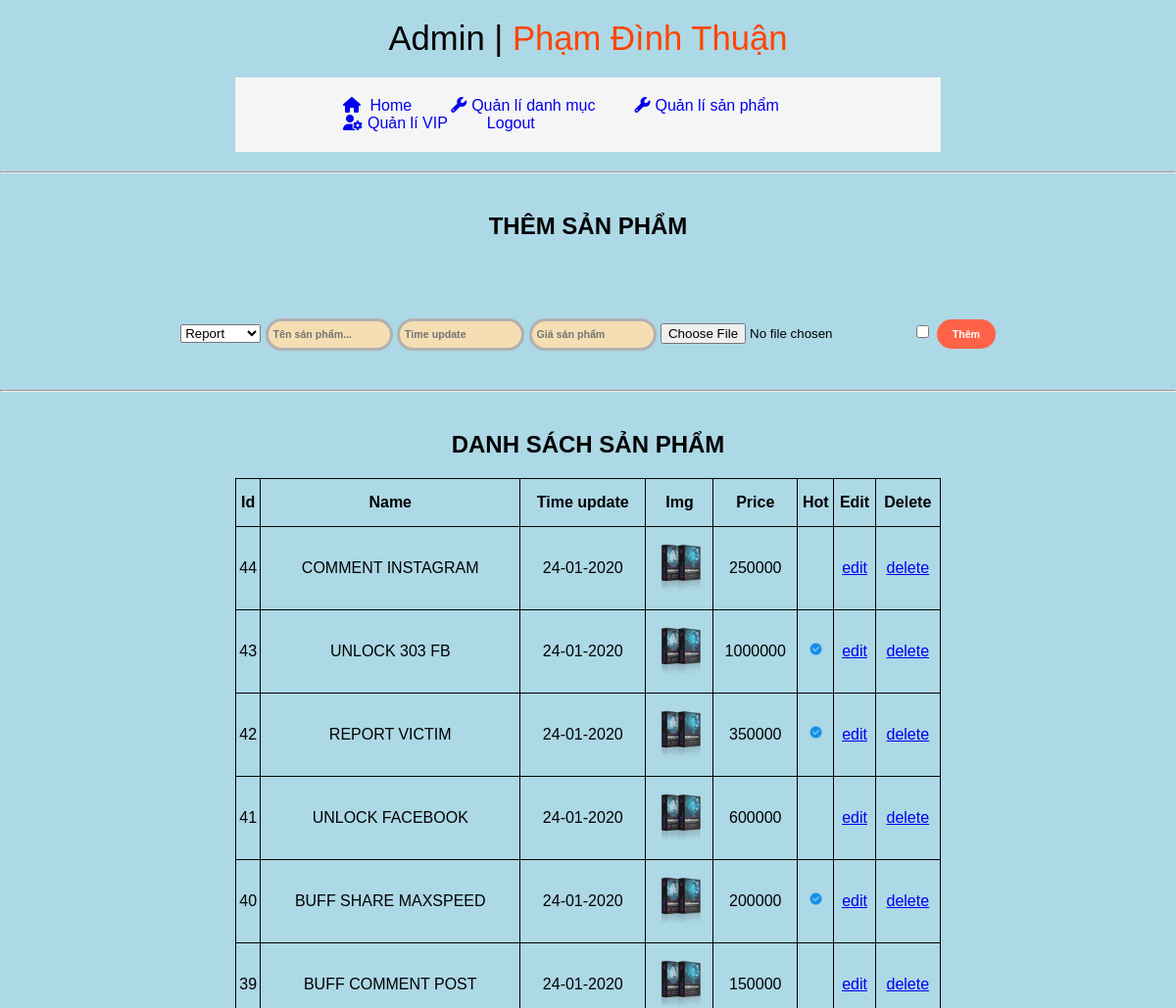
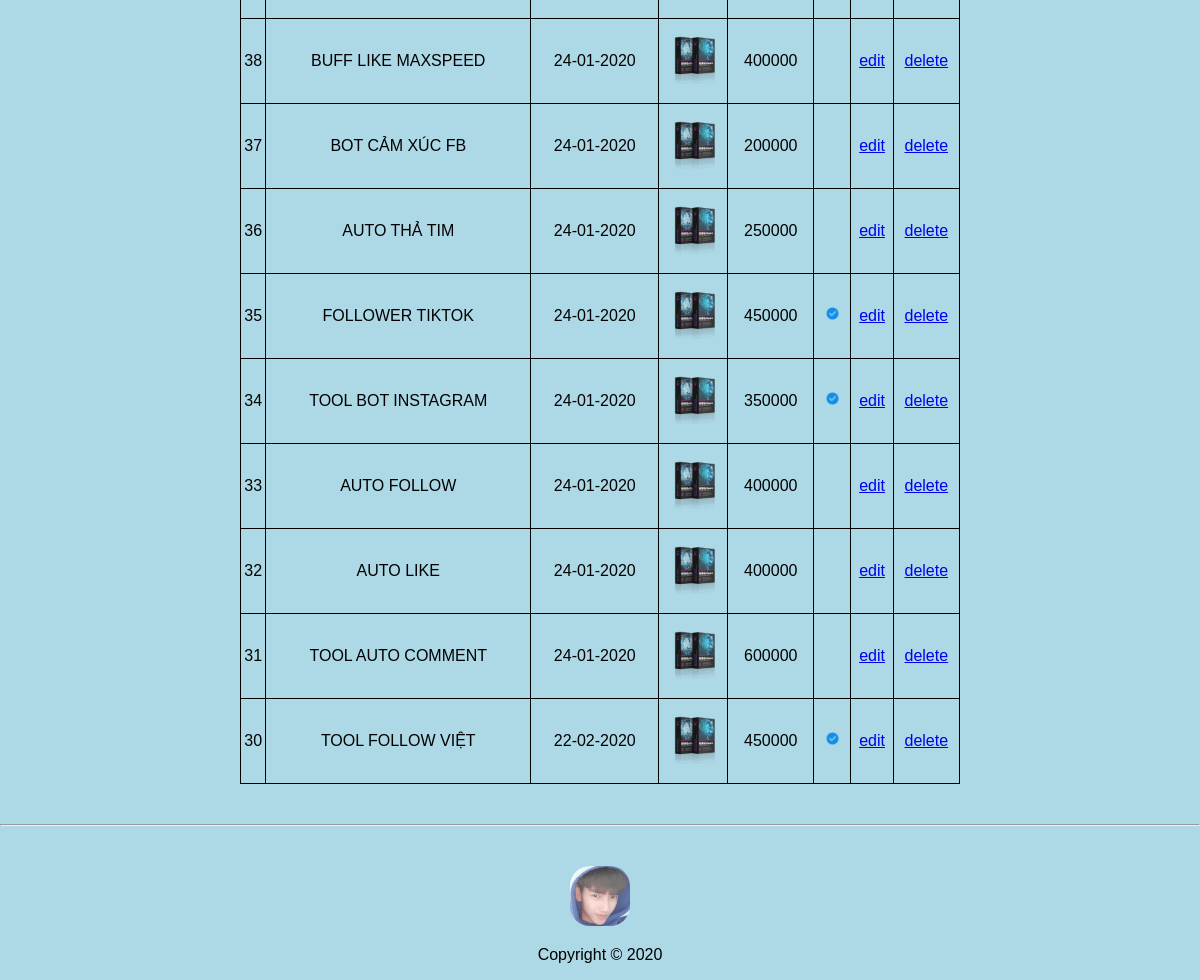
/controller/admin.php?act=qlsp (signed in), run on the app's committed database (2 pictures, top to bottom).
### tables this page shows
CREATE TABLE `sanpham` (
  `id` int(12) NOT NULL,
  `updatenew` varchar(50) NOT NULL,
  `name` varchar(255) NOT NULL,
  `img` varchar(150) NOT NULL,
  `price` int(12) DEFAULT 0,
  `iddm` int(12) NOT NULL,
  `hot` tinyint(1) DEFAULT 0
);

### model/danhmuc.php (called while the page is built, shortened)
<?php
    function dsdm($sphot,$home){
        $conn = connect();
        $sql = "select * from danhmucs where 1";
        if($home==1) $sql.=" order by sort desc";
        else   $sql.=" order by id desc";
        $stmt = $conn->prepare($sql);
        $stmt->setFetchMode(PDO::FETCH_ASSOC);
        $stmt->execute();
        return $stmt->fetchAll();
    }
?>

### model/sanpham.php (called while the page is built, shortened)
<?php
    function showsp($idcatalog){
        $sql="select * from sanpham where 1";
        $sql.=" order by id desc";
        $conn = connect();
        $stmt = $conn->prepare($sql);
        $stmt->setFetchMode(PDO::FETCH_ASSOC);
        $stmt->execute();
        return $stmt->fetchAll();
    }
?>

### global.php (called while the page is built)
<?php
    $pathimg = "../view/upload/";
?>

### view/admin/qlsp.php (the view)
<section>
<hr>
    <h1 class="tiltel">THÊM SẢN PHẨM</h1>
        <div class="row">
            <?php
                if(isset($_GET['idedit'])&&($_GET['idedit']>0)){
            ?>
            <form action="admin.php?act=qlsp" method="post" enctype="multipart/form-data">
                    <select name="iddm" id="">
                        <?php
                            foreach ($showdsdm as $dm) {
                                if($infosp['iddm']==$dm['id']){
                                    $s1="selected";
                                }else{
                                    $s1="";
                                }
                                $img=$pathimg.$infosp['img'];
                                if(is_file($img)){
                                    $img='<img src="'.$img.'" width="50px">';
                                }else{
                                    $img="";
                                }
                                echo '<option value="'.$dm['id'].'"'.$s1.'>'.$dm['name'].'</option>';
                            }
                        ?>
                    </select>
                    <input type="text" name="name" id="" value="<?=$infosp['name']?>" placeholder=" Tên sản phẩm...">
                    <input type="text" name="timeupdate" id="" value="<?=$infosp['updatenew']?>" placeholder=" Time update">
                    <input type="text" name="price" id="" value="<?=$infosp['price']?>" placeholder=" Giá sản phẩm">
                    <input type="file" name="img" id=""placeholder="Upload img">
                    <?=$img?>
                    <input type="checkbox" name="hot" id="">
                    <input type="hidden" name="id" value="<?=$infosp['id']?>">
                    <input type="submit" value="Update SP" name=updatesp>
                </form>
            <?php }else{?>
                <form action="admin.php?act=qlsp" method="post" enctype="multipart/form-data">
                    <select name="iddm" id="">
                        <?php
                            foreach ($showdsdm as $dm) {
                                echo '<option value="'.$dm['id'].'">'.$dm['name'].'</option>';
                            }
                        ?>
                    </select>
                    <input type="text" name="name" id="" placeholder=" Tên sản phẩm...">
                    <input type="text" name="timeupdate" id="" placeholder=" Time update">
                    <input type="text" name="price" id="" placeholder=" Giá sản phẩm">
                    <input type="file" name="img" id="" placeholder="Upload img">
                    <input type="checkbox" name="hot" id="">
                    <input type="submit" value="Thêm" name=them>
                </form>
            <?php }?>
            <hr>
    <h1 class="tiltel">DANH SÁCH SẢN PHẨM</h1>
        </div>
        <div class="row">
            <table>
                <tr>
                    <th>Id</th>
                    <th>Name</th>
                    <th>Time update</th>
                    <th>Img</th>
                    <th>Price</th>
                    <th>Hot</th>
                    <th>Edit</th>
                    <th>Delete</th>
                </tr>
                <?php
                    foreach ($dssp as $sp) {
                        $id=$sp['id'];
                        $name=$sp['name'];
                        $updatenew=$sp['updatenew'];
                        $hot=$sp['hot'];
                        if($hot==1) $hot="<img src='../view/images/checked.png' width='15px'>";
                        else $hot="";
                        $price=$sp['price'];
                        $img=$pathimg.$sp['img'];
                        if(is_file($img)){
                            $img='<img src="'.$img.'" width="50px">';
                        }else{
                            $img="";
                        }
                        $linkedit="admin.php?act=qlsp&idedit=".$id;
                        $linkdelete="admin.php?act=qlsp&iddelete=".$id;
                        echo '
                        <tr>
                            <td>'.$id.'</td>
                            <td>'.$name.'</td>
                            <td>'.$updatenew.'</td>
                            <td>'.$img.'</td>
                            <td>'.$price.'</td>
                            <td>'.$hot.'</td>
                            <td><a href="'.$linkedit.'">edit</a></td>
                            <td><a href="'.$linkdelete.'">delete</a></td>
                        </tr>';
                    }
                ?>
            </table>
        </div>
    </section>
    <hr>

### view/admin/css/style.css (style rules this page uses)
body { margin: 0; background-color: lightblue; font-family: 'Gill Sans', 'Gill Sans MT', Calibri, 'Trebuchet MS', sans-serif; }
hr { margin: 40px 0px; }
.tiltel { text-align: center; }
table { width: 60%; border-collapse: collapse; margin: 0 auto; }
table, th, td { border: 1px solid black; text-align: center; padding: 15px 0px; }
form { text-align: center; }
input[type="text"] { font-weight: bold; font: sans-serif; font-size: 8pt; color: white; width: 10%; background-color: wheat; min-height: 25px; border: solid rgb(177, 177, 177); border-radius: 20px; color: black; outline: none; margin-top: 60px; }
input[type="checkbox"] { margin-top: 60px; }
input[type="submit"] { font-weight: bold; font: sans-serif; font-size: 8pt; color: white; width: 60px; background-color: tomato; min-height: 30px; border: none; border-radius: 20px; margin-top: 60px; }

### data on the page
sanpham: id "44", name "COMMENT INSTAGRAM", updatenew "24-01-2020", img (picture), price "250000"
sanpham: id "43", name "UNLOCK 303 FB", updatenew "24-01-2020", img (picture), price "1000000", hot 1 (drawn)
sanpham: id "42", name "REPORT VICTIM", updatenew "24-01-2020", img (picture), price "350000", hot 1 (drawn)
sanpham: id "41", name "UNLOCK FACEBOOK", updatenew "24-01-2020", img (picture), price "600000"
sanpham: id "40", name "BUFF SHARE MAXSPEED", updatenew "24-01-2020", img (picture), price "200000", hot 1 (drawn)
sanpham: id "39", name "BUFF COMMENT POST", updatenew "24-01-2020", img (picture), price "150000"
sanpham: id "38", name "BUFF LIKE MAXSPEED", updatenew "24-01-2020", img (picture), price "400000"
sanpham: id "37", name "BOT CẢM XÚC FB", updatenew "24-01-2020", img (picture), price "200000"
sanpham: id "36", name "AUTO THẢ TIM", updatenew "24-01-2020", img (picture), price "250000"
sanpham: id "35", name "FOLLOWER TIKTOK", updatenew "24-01-2020", img (picture), price "450000", hot 1 (drawn)
sanpham: id "34", name "TOOL BOT INSTAGRAM", updatenew "24-01-2020", img (picture), price "350000", hot 1 (drawn)
sanpham: id "33", name "AUTO FOLLOW", updatenew "24-01-2020", img (picture), price "400000"
sanpham: id "32", name "AUTO LIKE", updatenew "24-01-2020", img (picture), price "400000"
sanpham: id "31", name "TOOL AUTO COMMENT", updatenew "24-01-2020", img (picture), price "600000"
sanpham: id "30", name "TOOL FOLLOW VIỆT", updatenew "22-02-2020", img (picture), price "450000", hot 1 (drawn)

### other printed values
form field iddm "Report"
